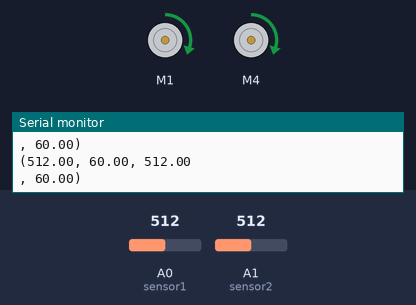
This sketch was run on a simulated Arduino Uno, built with avr-gcc and run on an emulated ATmega328P. Shown: 2 × DC motor (green arrow = forward, orange = backward, longer = faster), the last lines printed to the serial monitor. The inputs (shaded band) are chosen by the test bench; at power-on: A0 (sensor1) = 512, A1 (sensor2) = 512.

Above: at 1.2 s.
1.3 s: A0 (sensor1) set to 314
2.8 s: A0 (sensor1) set to 282
At 3.5 s:
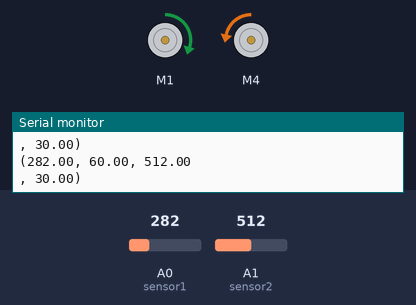
4.3 s: A0 (sensor1) set to 306
At 4.6 s:
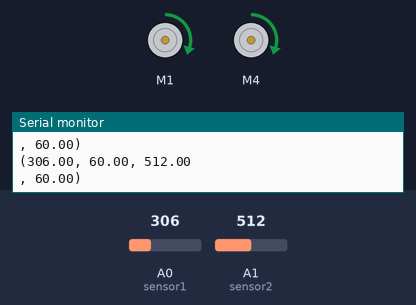
5.8 s: A1 (sensor2) set to 311
7.3 s: A1 (sensor2) set to 288
At 8.1 s:
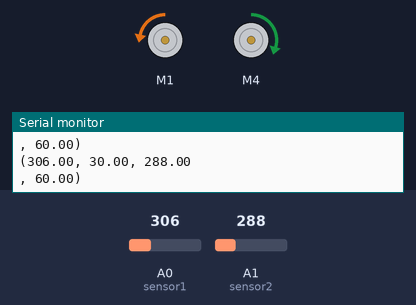
8.8 s: A1 (sensor2) set to 306
At 9.2 s:
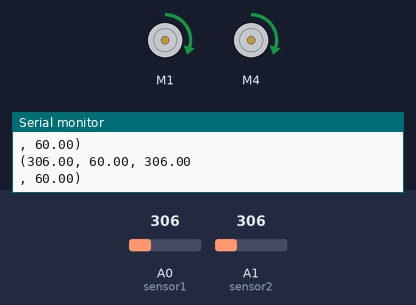
Timing chart, 0 to 11.3 s (numbered marks = the images above; inputs shaded):
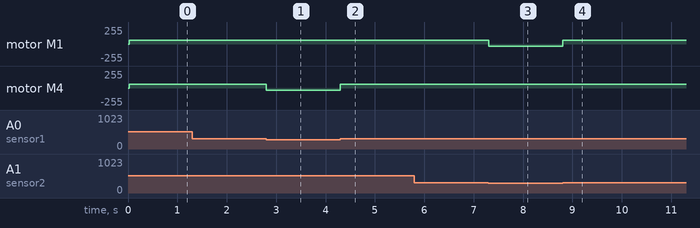

The sketch:

MP3_1.ino
```cpp
#include <Wire.h>
#include <Adafruit_MotorShield.h>

Adafruit_MotorShield AFMS = Adafruit_MotorShield();

Adafruit_DCMotor *Mright = AFMS.getMotor(4);
Adafruit_DCMotor *Mleft = AFMS.getMotor(1);

int sensor1 = 0; // left IR sensor
int sensor2 = 1; // right IR sensor
float Sright;    // right sensor value
float Sleft;     // left sensor value
int threshold = 300;   // IR value threshold used to determine if sensor is on ground or on tape
//int delaytime = 20;

// define motor speeds for various cases
float Mleft_move_speed = 60;
float Mright_move_speed = 60;
float Mleft_still_speed = 30;
float Mright_still_speed = 30;
uint8_t rundirection = BACKWARD;

unsigned int run_time;
const int check_time = 20;

void setup() {
  // put your setup code here, to run once:

  AFMS.begin();
  Serial.begin(115200);
  pinMode(sensor1, OUTPUT);
  pinMode(sensor2, OUTPUT);
  run_time = millis();
}

void loop() {
  // put your main code here, to run repeatedly:
  unsigned int t;
  t = millis();
  //threshold = 200;

  if (t >= run_time + check_time) {
    Sright = analogRead(sensor2);
    Sleft = analogRead(sensor1);
    //Serial.println(a);
    //  delay(50);

    if (Sright > threshold && Sleft < threshold) { //Sright on line
      // Move left motor forward, turn off right motor
      Mleft->setSpeed(Mleft_move_speed);
      Mleft->run(FORWARD);
      Mright->setSpeed(Mright_still_speed);
      Mright->run(rundirection);

      // Print in format: (Sleft, Mleft, Sright, Mright)
      Serial.print("(");
      Serial.print(Sleft);
      Serial.print(", ");
      Serial.print(Mleft_move_speed);
      Serial.print(", ");
      Serial.println(Sright);
      Serial.print(", ");
      Serial.print(Mright_still_speed);
      Serial.print(")\n");
      //delay(20);
    }

    else if (Sright < threshold && Sleft > threshold) { //Sleft on line
      // Move right motor forward, turn off left motor
      Mright->setSpeed(Mright_move_speed);
      Mright->run(FORWARD);
      Mleft->setSpeed(Mleft_still_speed);
      Mleft->run(rundirection);

      // Print in format: (Sleft, Mleft, Sright, Mright)
      Serial.print("(");
      Serial.print(Sleft);
      Serial.print(", ");
      Serial.print(Mleft_still_speed);
      Serial.print(", ");
      Serial.println(Sright);
      Serial.print(", ");
      Serial.print(Mright_move_speed);
      Serial.print(")\n");
      //delay(20);
    }
    else if (Sright < threshold && Sleft < threshold) {
      // Move both motors forward
      Mleft->setSpeed(Mleft_move_speed);
      Mleft->run(FORWARD);
      Mright->setSpeed(Mright_move_speed);
      Mright->run(FORWARD);

      // Print in format: (Sleft, Mleft, Sright, Mright)
      Serial.print("(");
      Serial.print(Sleft);
      Serial.print(", ");
      Serial.print(Mleft_move_speed);
      Serial.print(", ");
      Serial.println(Sright);
      Serial.print(", ");
      Serial.print(Mright_move_speed);
      Serial.print(")\n");
      //delay(50);
    }
    else if(Sright > threshold && Sleft > threshold){
      Mleft->setSpeed(Mleft_move_speed);
      Mleft->run(FORWARD);
      Mright->setSpeed(Mright_move_speed);
      Mright->run(FORWARD);

      // Print in format: (Sleft, Mleft, Sright, Mright)
      Serial.print("(");
      Serial.print(Sleft);
      Serial.print(", ");
      Serial.print(Mleft_move_speed);
      Serial.print(", ");
      Serial.println(Sright);
      Serial.print(", ");
      Serial.print(Mright_move_speed);
      Serial.print(")\n");
    }

    //From Adafruit documentation, 0=stop, 255=full speed
    //    Mright->setSpeed(50);
    //    Mright->run(FORWARD);
    //    Mleft->setSpeed(50);
    //    Mleft->run(FORWARD);

    run_time = t;
  }
  //delay(50);
  //Mright->run(RELEASE);
  //Mleft->run(RELEASE);
}
```

Measured:
- the behaviour switches between 300 and 299 on A0 (sensor1) (found by bisection; images 0 and 1)
- the behaviour switches between 300 and 299 on A1 (sensor2) (found by bisection; images 2 and 3)
- after the input at 2.8 s, motor M4: forward 60/255 → backward 30/255 at once
- after the input at 4.3 s, motor M4: backward 30/255 → forward 60/255 at once
- after the input at 7.3 s, motor M1: forward 60/255 → backward 30/255 at once
- after the input at 8.8 s, motor M1: backward 30/255 → forward 60/255 at once
